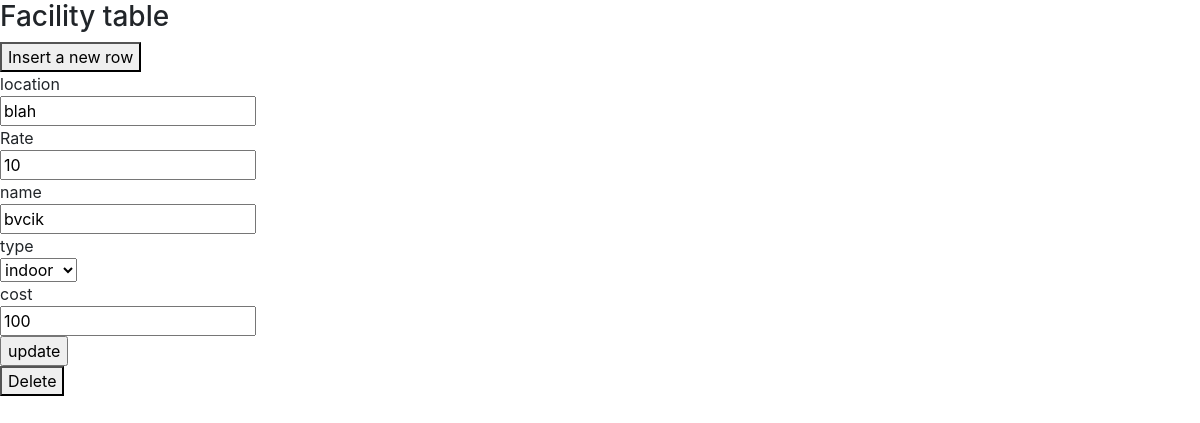
The page /user/admin/facility.php on the database as committed earlier.
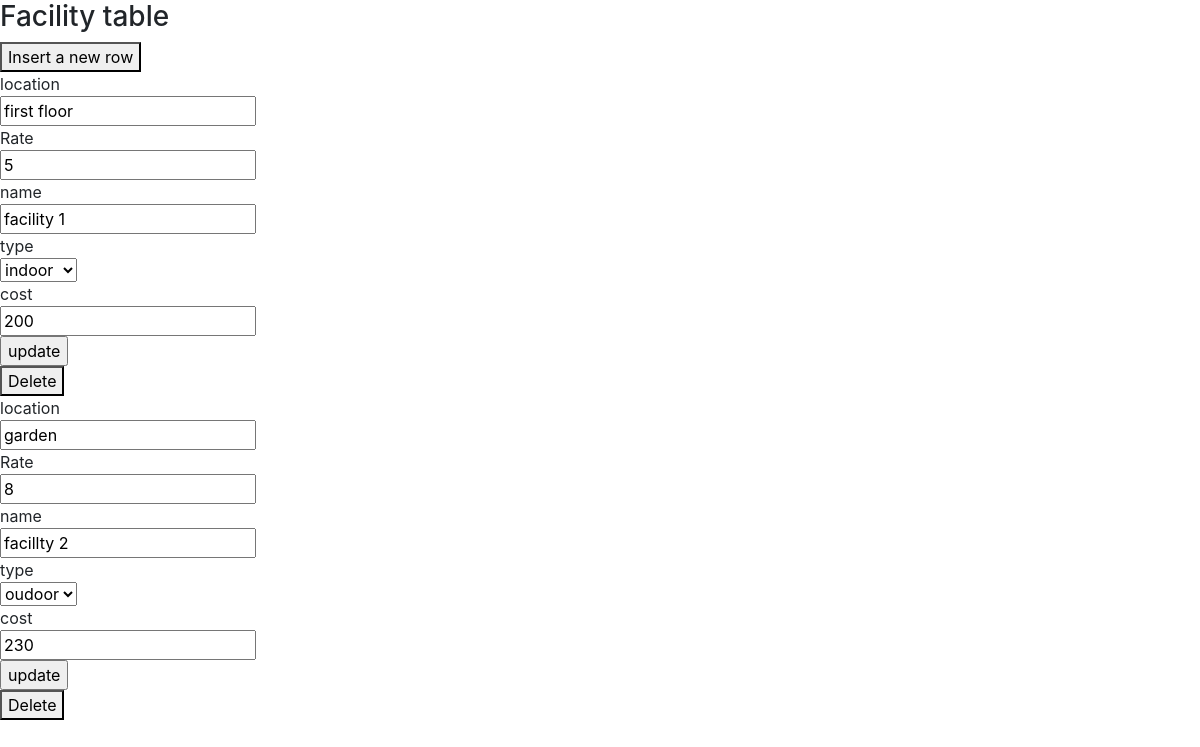
The same page on the database as committed later.
### tables this page shows
CREATE TABLE `facility` (
  `facilityId` int(3) NOT NULL,
  `location` varchar(50) NOT NULL,
  `cost` int(4) NOT NULL,
  `rate` int(2) NOT NULL,
  `type` int(1) NOT NULL COMMENT '1 = indoor 2 = outdoor',
  `name` varchar(50) NOT NULL
);

### user/admin/facility.php (the view, shortened to what this page needs)
<?php
require_once('../../DB/DB.php');
require_once('../../include/header.php');
?>
<h3>Facility table</h3>
<a href="insertfacility.php"><button>Insert a new row</button></a>
<?php
$query = $conn->query("SELECT * FROM `facility`");
while($row = mysqli_fetch_assoc($query)){
    ?>
<form action="updatefacility.php?id=<?php echo $row['facilityId'] ?>" method="post">
    location <br>
    <input type="text" name="location" value="<?php echo $row['location']?>"> <br>
    Rate <br>
    <input type="text" name="rate" value="<?php echo $row['rate']; ?>"> <br>
    name <br>
    <input type="text" name="name" value="<?php echo $row['name']; ?>"> <br>
    type <br>
    <select name="type">
        <option value="1" <?php if($row['type']==1) echo "selected"; ?>>indoor</option>
        <option value="2" <?php if($row['type']==2) echo "selected"; ?>>oudoor</option>
    </select>
    <br>
    cost <br>
    <input type="text" name="cost" value="<?php echo $row['cost']; ?>"><br>
    <input type="submit" value="update">
</form>
    <a href="deletefacility.php?id=<?php echo $row['facilityId']; ?>"><button>Delete</button></a>
<?php
}
require_once('../../include/footer.php');
?>

Rows that differ between the two databases and show on the page:
removed facility: location "blah", rate "10", name "bvcik", type "indoor", cost "100"
added facility: location "first floor", rate "5", name "facility 1", type "indoor", cost "200"
added facility: location "garden", rate "8", name "facillty 2", type "oudoor", cost "230"
